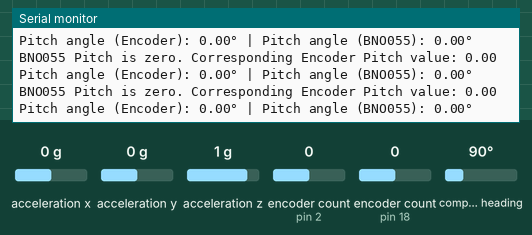
This sketch was run on a simulated Arduino Uno, built with avr-gcc and run on an emulated ATmega328P. On the bench: the last lines printed to the serial monitor. The inputs (shaded band) are chosen by the test bench; at power-on: acceleration y 0 g, encoder count (sensors on pin 2, pin 18) 0, acceleration x 0 g, acceleration z 1 g, compass heading 90°.

Above: at 2.2 s.
2.3 s: acceleration y set to -1.4 g
At 3.1 s:
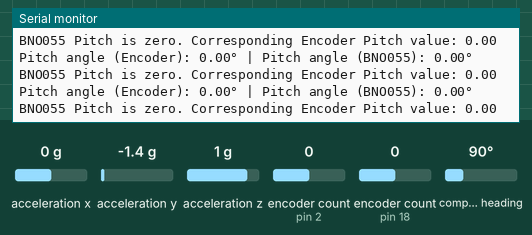
5.3 s: encoder count (sensor on pin 2) set to -1
At 6.0 s:
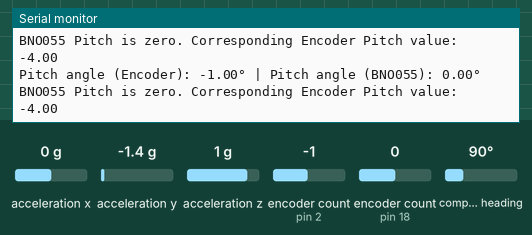
8.3 s: encoder count (sensor on pin 2) set to 3
At 8.9 s:
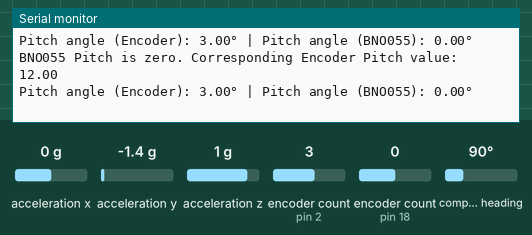
11.3 s: encoder count (sensor on pin 18) set to 1
At 11.9 s:
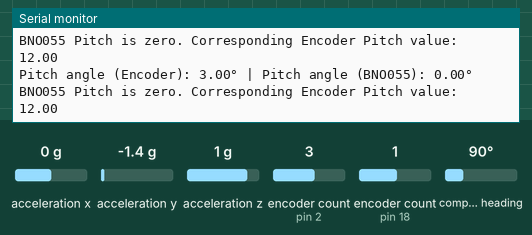
12.8 s: acceleration x set to -1.4 g
At 13.8 s:
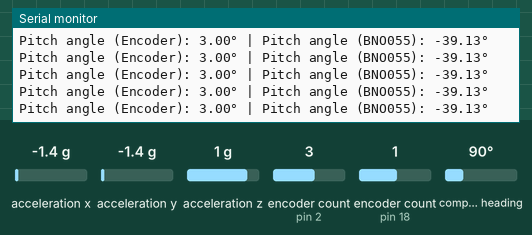
14.3 s: acceleration z set to -1.4 g
At 15.2 s:
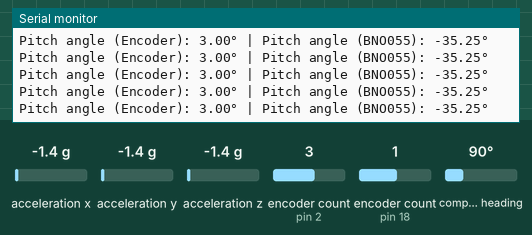
Timing chart, 0 to 17.3 s (numbered marks = the images above; inputs shaded):
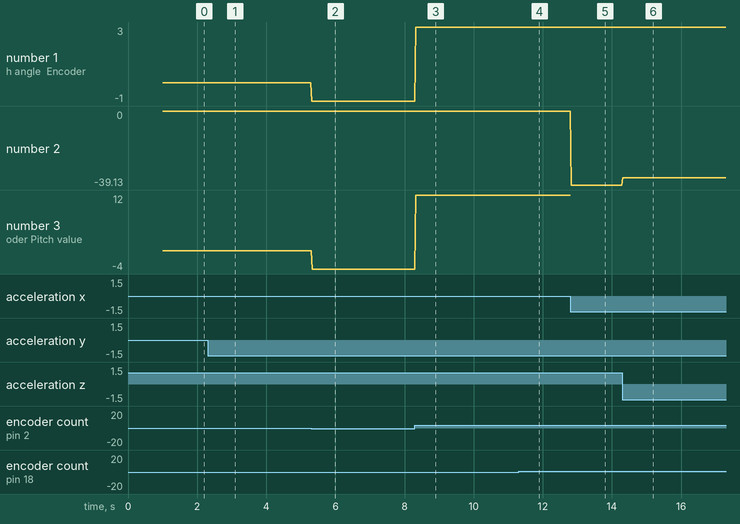

Measured:
- after the input at 5.3 s, the serial monitor: prints a new line at once (image 2)
- after the input at 8.3 s, the serial monitor: prints a new line at once (image 3)
- after the input at 12.8 s, the serial monitor: prints a new line at once (image 5)
- after the input at 14.3 s, the serial monitor: prints a new line at once (image 6)
- plotted number 1: 0 → -1 after the input at 5.3 s, -1 → 3 after the input at 8.3 s
- plotted number 2: 0 → -39.13 after the input at 12.8 s, -39.13 → -35.25 after the input at 14.3 s
- plotted number 3: 0 → -4 after the input at 5.3 s, -4 → 12 after the input at 8.3 s

The sketch:

IMU_Encoder_Pitch_Calibration.ino
```cpp
#include <Encoder.h>
#include <Wire.h>
#include <Adafruit_Sensor.h>
#include <Adafruit_BNO055.h>

// Define ticks per degree based on your encoder specifications (360 PPR)
#define ENCODER_TICKS_PER_DEGREE 1.0

// Encoder pins
Encoder yawEncoder(18, 19);  // Yaw encoder
Encoder pitchEncoder(2, 3);  // Pitch encoder

// BNO055 IMU
Adafruit_BNO055 bno = Adafruit_BNO055(55);

// Define Variables
double yawInput, pitchInput;
double bnoRoll = 0.0;

void setup() {
  Serial.begin(115200); // Set up serial communication at 115200 baud rate

  // Initialize BNO055
  if (!bno.begin()) {
    Serial.print("BNO055 not detected. Check wiring or I2C address.");
    while (1);
  }
  bno.setExtCrystalUse(true);

  // Delay for sensor initialization
  delay(1000);
}

void loop() {
  // Read encoder values and convert to degrees
  yawInput = yawEncoder.read() / ENCODER_TICKS_PER_DEGREE;
  pitchInput = pitchEncoder.read() / ENCODER_TICKS_PER_DEGREE;

  // Get IMU data
  sensors_event_t event;
  bno.getEvent(&event);

  // Get the roll angle from BNO055
  bnoRoll = event.orientation.y; // Assuming 'y' axis holds the roll value

  Serial.print("Pitch angle (Encoder): ");
  Serial.print(pitchInput * 0.25); // Scale if needed
  Serial.print("° | Pitch angle (BNO055): ");
  Serial.print(bnoRoll);
  Serial.println("°");

  // If BNO055 roll is near zero, print corresponding encoder value
  if (abs(bnoRoll) < 0.5) { // Consider zero within a small tolerance range
    Serial.print("BNO055 Pitch is zero. Corresponding Encoder Pitch value: ");
    Serial.println(pitchInput); // Assuming pitch encoder is related to roll in your setup
  }

  delay(20); // Adjust delay as needed for reading speed
}
```
